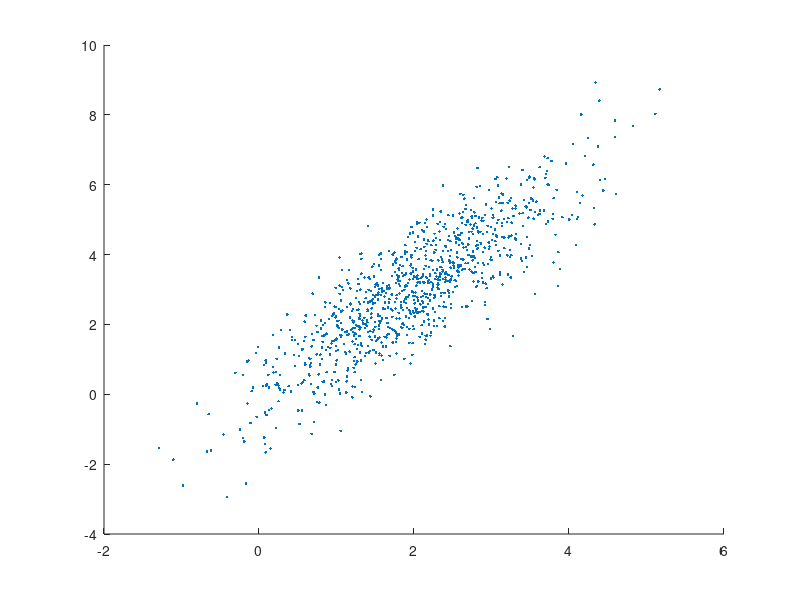

Recreate this plot in MATLAB. (Note: this script raises an error after producing the figure.)
mu = [2 3];
sigma = [1 1.5; 1.5 3]
rng default % for reproducability
data = mvnrnd(mu, sigma, 1000);
scatter(data(:,1), data(:,2), '.')
hold on;
fcontour(@(x1,x2) mvnpdf([x1 x2], mu, sigma));
colorbar
